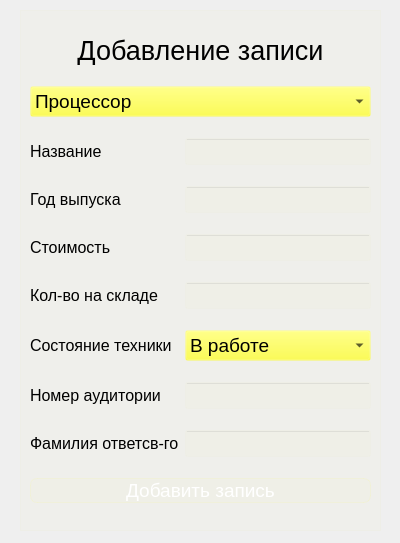
<?xml version="1.0" encoding="UTF-8"?>
<ui version="4.0">
 <class>wndw_add</class>
 <widget class="QDialog" name="wndw_add">
  <property name="geometry">
   <rect>
    <x>0</x>
    <y>0</y>
    <width>400</width>
    <height>543</height>
   </rect>
  </property>
  <property name="windowTitle">
   <string>Dialog</string>
  </property>
  <property name="styleSheet">
   <string notr="true">background-color: qlineargradient(
        spread:pad, x1:0, y1:0, x2:1, y2:1, 
        stop:0 rgba(139,0,255, 20), 
        stop:1 rgba(115,102,189, 40));</string>
  </property>
  <widget class="QFrame" name="frm_add">
   <property name="geometry">
    <rect>
     <x>20</x>
     <y>10</y>
     <width>361</width>
     <height>521</height>
    </rect>
   </property>
   <property name="styleSheet">
    <string notr="true">background-color: rgba(254,254,34, 5)</string>
   </property>
   <property name="frameShape">
    <enum>QFrame::Shape::StyledPanel</enum>
   </property>
   <property name="frameShadow">
    <enum>QFrame::Shadow::Raised</enum>
   </property>
   <layout class="QGridLayout" name="gridLayout">
    <item row="4" column="1">
     <widget class="QLineEdit" name="le_value">
      <property name="font">
       <font>
        <pointsize>12</pointsize>
       </font>
      </property>
     </widget>
    </item>
    <item row="7" column="0">
     <widget class="QLabel" name="lbl_number_aud">
      <property name="maximumSize">
       <size>
        <width>150</width>
        <height>20</height>
       </size>
      </property>
      <property name="font">
       <font>
        <pointsize>12</pointsize>
       </font>
      </property>
      <property name="styleSheet">
       <string notr="true">background-color: none;
border: none;</string>
      </property>
      <property name="text">
       <string>Номер аудитории</string>
      </property>
     </widget>
    </item>
    <item row="2" column="0">
     <widget class="QLabel" name="lbl_name">
      <property name="font">
       <font>
        <pointsize>12</pointsize>
       </font>
      </property>
      <property name="styleSheet">
       <string notr="true">background-color: none;
border: none;</string>
      </property>
      <property name="text">
       <string>Название</string>
      </property>
     </widget>
    </item>
    <item row="3" column="1">
     <widget class="QLineEdit" name="le_year">
      <property name="font">
       <font>
        <pointsize>12</pointsize>
       </font>
      </property>
     </widget>
    </item>
    <item row="3" column="0">
     <widget class="QLabel" name="lbl_year">
      <property name="font">
       <font>
        <pointsize>12</pointsize>
       </font>
      </property>
      <property name="styleSheet">
       <string notr="true">background-color: none;
border: none;</string>
      </property>
      <property name="text">
       <string>Год выпуска</string>
      </property>
     </widget>
    </item>
    <item row="6" column="0">
     <widget class="QLabel" name="lbl_sost">
      <property name="font">
       <font>
        <pointsize>12</pointsize>
       </font>
      </property>
      <property name="styleSheet">
       <string notr="true">background-color: none;
border: none;</string>
      </property>
      <property name="text">
       <string>Состояние техники</string>
      </property>
     </widget>
    </item>
    <item row="8" column="0">
     <widget class="QLabel" name="lbl_otv">
      <property name="maximumSize">
       <size>
        <width>150</width>
        <height>20</height>
       </size>
      </property>
      <property name="font">
       <font>
        <pointsize>12</pointsize>
       </font>
      </property>
      <property name="styleSheet">
       <string notr="true">background-color: none;
border: none;</string>
      </property>
      <property name="text">
       <string>Фамилия ответсв-го</string>
      </property>
     </widget>
    </item>
    <item row="2" column="1">
     <widget class="QLineEdit" name="le_name">
      <property name="font">
       <font>
        <pointsize>12</pointsize>
       </font>
      </property>
     </widget>
    </item>
    <item row="9" column="0" colspan="2">
     <widget class="QPushButton" name="pb_add">
      <property name="font">
       <font>
        <pointsize>14</pointsize>
       </font>
      </property>
      <property name="styleSheet">
       <string notr="true">QPushButton {
color: white;
backgroung-color: rgba(254,254,34, 30);
border: 1px solid rgba(254,254,34, 20);
border-radius: 7px;
}

QPushButton:hover {
background-color: rgba(254,254,34, 40);
}

QPushButton:pressed {
background-color: rgba(254,254,34, 70);
}</string>
      </property>
      <property name="text">
       <string>Добавить запись</string>
      </property>
      <property name="default">
       <bool>false</bool>
      </property>
      <property name="flat">
       <bool>false</bool>
      </property>
     </widget>
    </item>
    <item row="4" column="0">
     <widget class="QLabel" name="lbl_value">
      <property name="font">
       <font>
        <pointsize>12</pointsize>
       </font>
      </property>
      <property name="styleSheet">
       <string notr="true">background-color: none;
border: none;</string>
      </property>
      <property name="text">
       <string>Стоимость</string>
      </property>
     </widget>
    </item>
    <item row="5" column="1">
     <widget class="QLineEdit" name="le_amount">
      <property name="font">
       <font>
        <pointsize>12</pointsize>
       </font>
      </property>
     </widget>
    </item>
    <item row="6" column="1">
     <widget class="QComboBox" name="cb_add_sost">
      <property name="font">
       <font>
        <pointsize>14</pointsize>
       </font>
      </property>
      <item>
       <property name="text">
        <string>В работе</string>
       </property>
      </item>
      <item>
       <property name="text">
        <string>В ремонте</string>
       </property>
      </item>
      <item>
       <property name="text">
        <string>Списана</string>
       </property>
      </item>
     </widget>
    </item>
    <item row="7" column="1">
     <widget class="QLineEdit" name="le_number_aud">
      <property name="font">
       <font>
        <pointsize>12</pointsize>
       </font>
      </property>
     </widget>
    </item>
    <item row="5" column="0">
     <widget class="QLabel" name="lbl_amount">
      <property name="maximumSize">
       <size>
        <width>150</width>
        <height>20</height>
       </size>
      </property>
      <property name="font">
       <font>
        <pointsize>12</pointsize>
       </font>
      </property>
      <property name="styleSheet">
       <string notr="true">background-color: none;
border: none;</string>
      </property>
      <property name="text">
       <string>Кол-во на складе</string>
      </property>
     </widget>
    </item>
    <item row="0" column="0" colspan="2">
     <widget class="QLabel" name="lbl_add">
      <property name="maximumSize">
       <size>
        <width>16777215</width>
        <height>30</height>
       </size>
      </property>
      <property name="font">
       <font>
        <pointsize>20</pointsize>
       </font>
      </property>
      <property name="styleSheet">
       <string notr="true">background-color: none;
border: none;</string>
      </property>
      <property name="text">
       <string>Добавление записи</string>
      </property>
      <property name="alignment">
       <set>Qt::AlignmentFlag::AlignCenter</set>
      </property>
     </widget>
    </item>
    <item row="1" column="0" colspan="2">
     <widget class="QComboBox" name="cb_add_type">
      <property name="font">
       <font>
        <pointsize>14</pointsize>
       </font>
      </property>
      <item>
       <property name="text">
        <string>Процессор</string>
       </property>
      </item>
      <item>
       <property name="text">
        <string>Материнская плата</string>
       </property>
      </item>
      <item>
       <property name="text">
        <string>Видеокарта</string>
       </property>
      </item>
      <item>
       <property name="text">
        <string>Оперативная память</string>
       </property>
      </item>
      <item>
       <property name="text">
        <string>SSD</string>
       </property>
      </item>
      <item>
       <property name="text">
        <string>Жёсткий диск</string>
       </property>
      </item>
      <item>
       <property name="text">
        <string>Блок питания</string>
       </property>
      </item>
      <item>
       <property name="text">
        <string>Корпус</string>
       </property>
      </item>
     </widget>
    </item>
    <item row="8" column="1">
     <widget class="QLineEdit" name="le_otvetstv">
      <property name="font">
       <font>
        <pointsize>12</pointsize>
       </font>
      </property>
     </widget>
    </item>
   </layout>
  </widget>
 </widget>
 <resources/>
 <connections/>
</ui>
